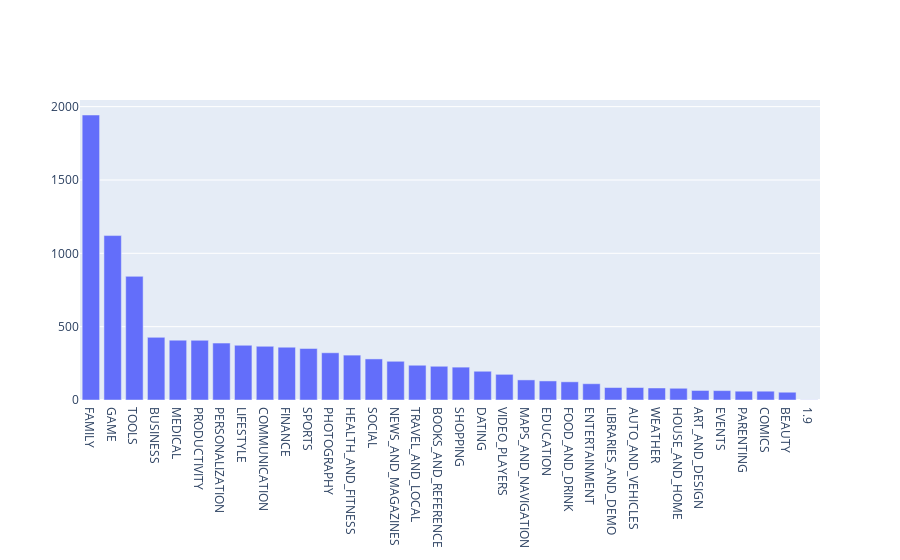

Notebook cell for this chart:
### Markdown cell above
### PART 3

### App categories exploration
With more than 1 billion active users in 190 countries around the world, Google Play continues to be an important distribution platform to build a global audience. For businesses to get their apps in front of users, it's important to make them more quickly and easily discoverable on Google Play. To improve the overall search experience, Google has introduced the concept of 
grouping apps into categories.
In this section,I am going to answer the following questions thorough my analysis:
### 1.Which category has the highest share of (active) apps in the market?
### 2.Is any specific category dominating the market?
### 3.Which categories have the fewest number of apps?
It seems like there are 34 unique app categories present in the dataset. Family and Game apps have the highest market prevalence. Interestingly, Tools, Business and Medical apps are also at the top.On the other hand,'Beauty' category has the fewest number of apps in the dataset.

### Code cell
import plotly
plotly.offline.init_notebook_mode(connected=True)
import plotly.graph_objs as go

# Printing the total number of unique categories
num_categories = len(apps['Category'].unique())
print('Number of categories = ', num_categories)

# Counting the number of apps in each 'Category' and sort them in descending order
num_apps_in_category = apps['Category'].value_counts().sort_values(ascending = False)

data = [go.Bar(
        x = num_apps_in_category.index, # index = category name
        y = num_apps_in_category.values, # value = count
)]

plotly.offline.iplot(data)

### Figure 1 — Plotly figure (JSON) as saved in the notebook; plotly's stock layout.template omitted (floating-point values rounded to 4 significant figures)
{"data": [{"type": "bar", "x": ["FAMILY", "GAME", "TOOLS", "BUSINESS", "MEDICAL", "PRODUCTIVITY", "PERSONALIZATION", "LIFESTYLE", "COMMUNICATION", "FINANCE", "SPORTS", "PHOTOGRAPHY", "HEALTH_AND_FITNESS", "SOCIAL", "NEWS_AND_MAGAZINES", "TRAVEL_AND_LOCAL", "BOOKS_AND_REFERENCE", "SHOPPING", "DATING", "VIDEO_PLAYERS", "MAPS_AND_NAVIGATION", "EDUCATION", "FOOD_AND_DRINK", "ENTERTAINMENT", "LIBRARIES_AND_DEMO", "AUTO_AND_VEHICLES", "WEATHER", "HOUSE_AND_HOME", "ART_AND_DESIGN", "EVENTS", "PARENTING", "COMICS", "BEAUTY", "1.9"], "y": [1943, 1121, 843, 427, 408, 407, 388, 373, 366, 360, 351, 322, 306, 280, 264, 237, 230, 224, 196, 175, 137, 130, 124, 111, 85, 85, 82, 80, 65, 64, 60, 60, 53, 1]}], "layout": {}}
